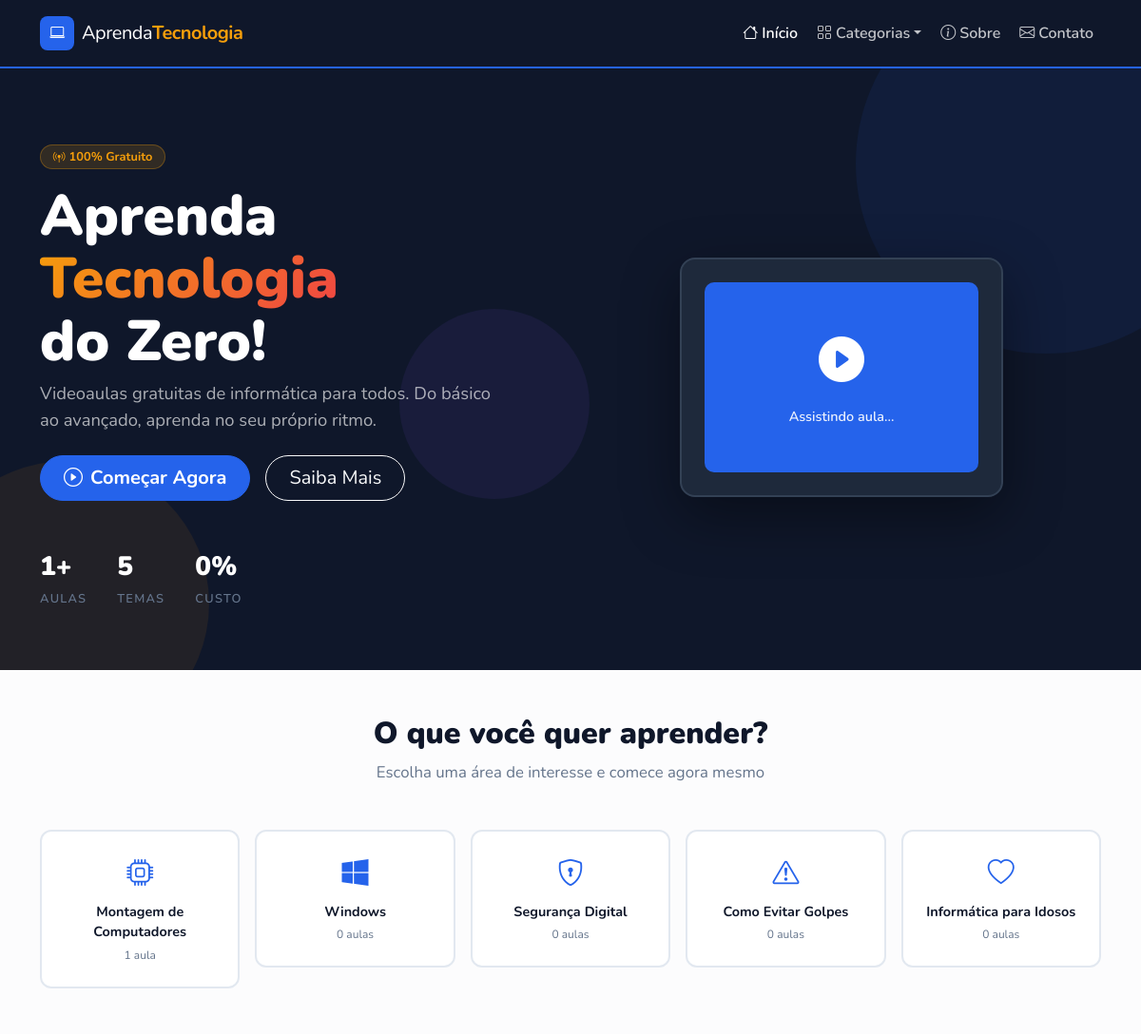
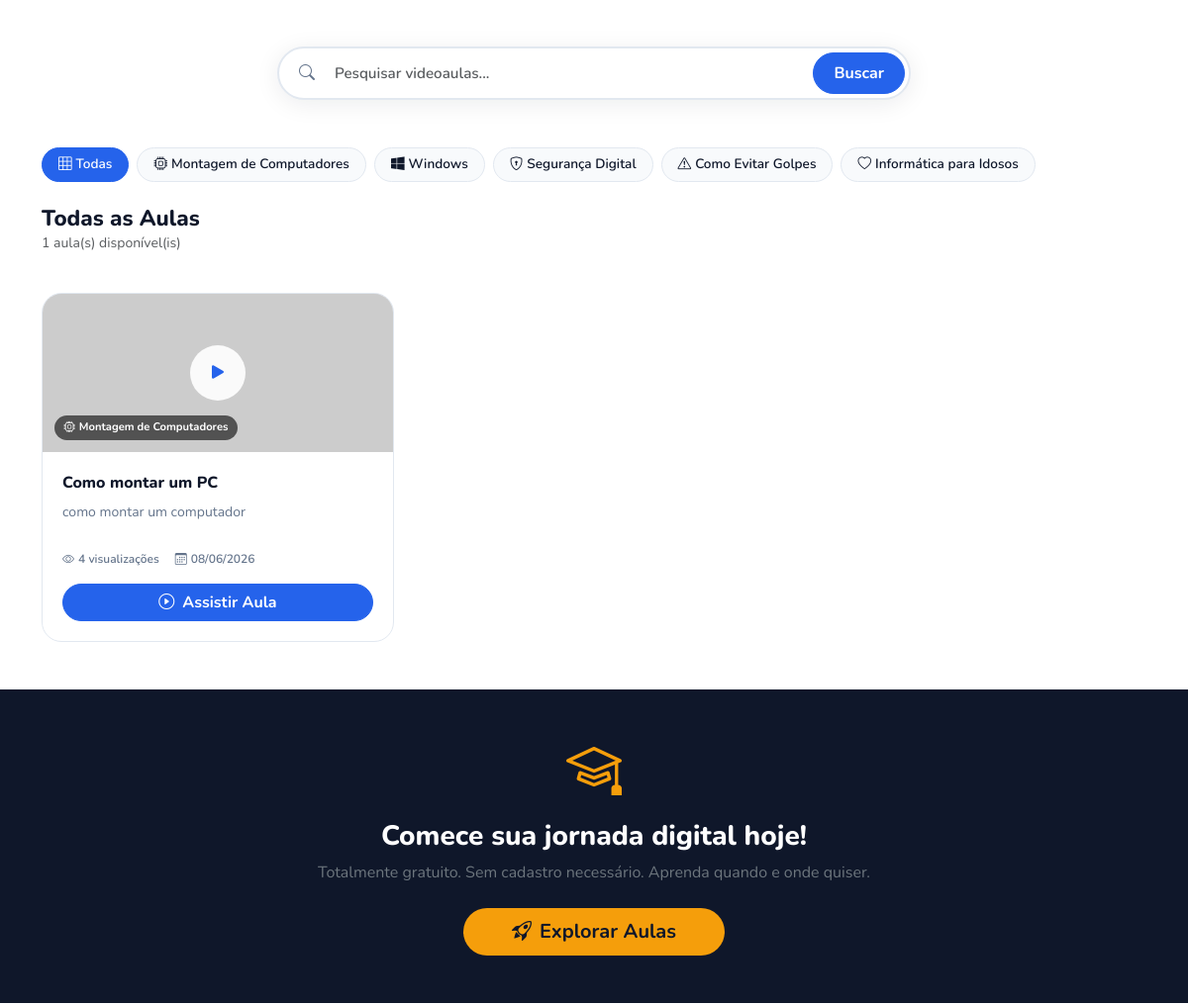
Before: / (upper part) with the older database file (2 pictures, top to bottom).
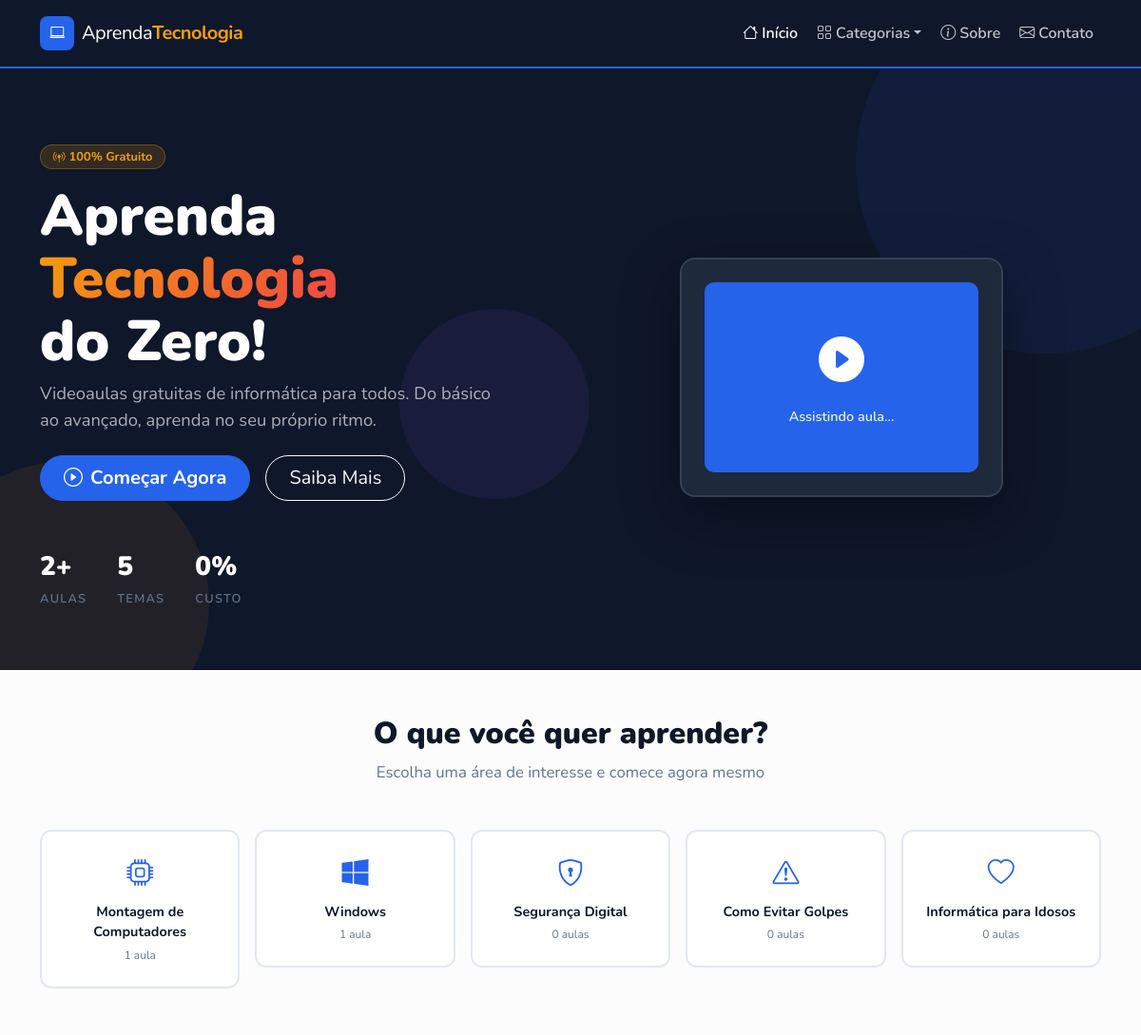
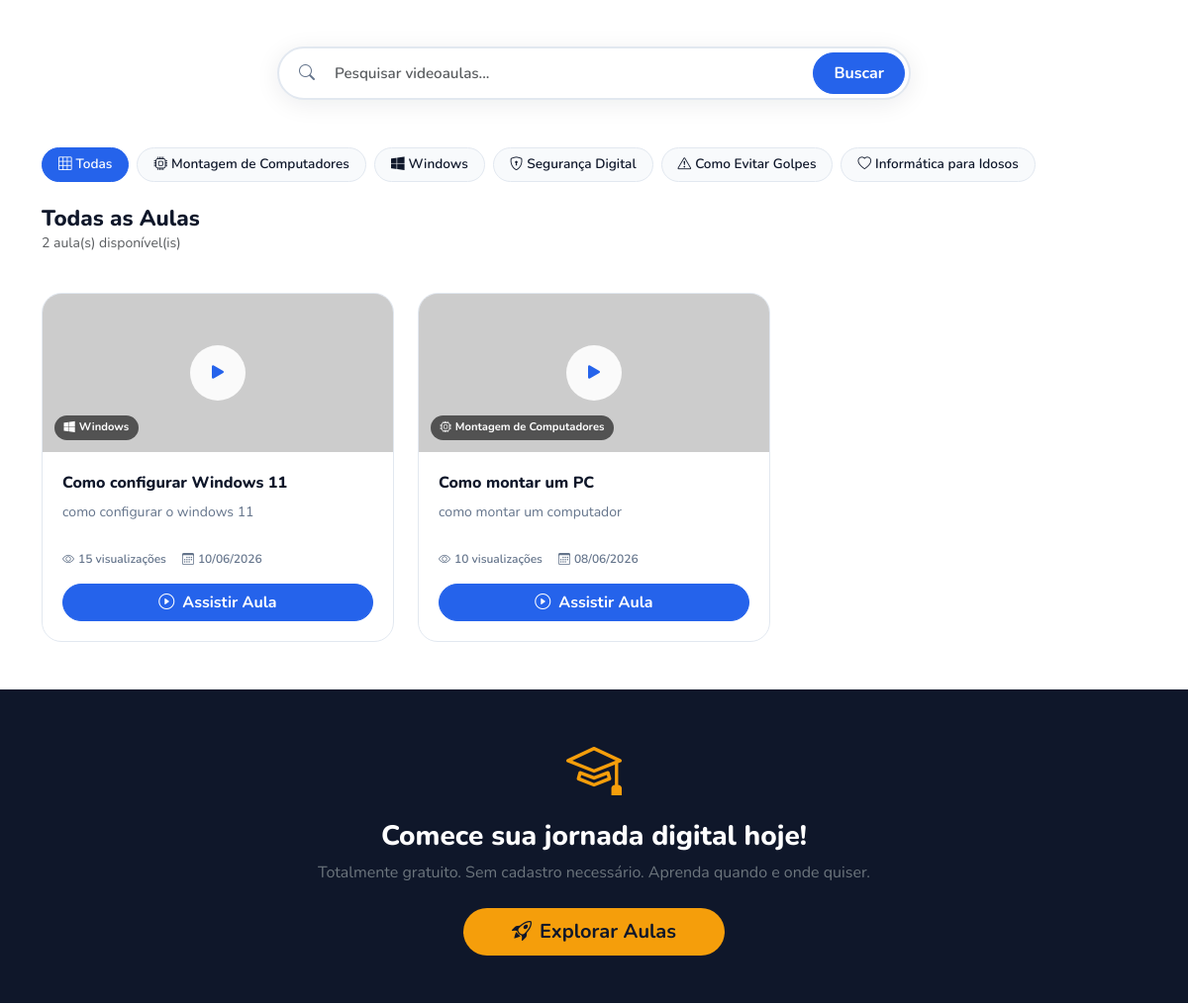
After: the same page with the newer database file (2 pictures, top to bottom).
### models.py (models this page shows, shortened)
class Categoria(db.Model):
    __tablename__ = 'categorias'
    id = db.Column(db.Integer, primary_key=True)
    nome = db.Column(db.String(100), unique=True, nullable=False)
    descricao = db.Column(db.Text)
    icone = db.Column(db.String(50), default='bi-play-circle')
    aulas = db.relationship('VideoAula', backref='categoria', lazy=True)
    @property
    def total_aulas(self):
        return len(self.aulas)

class VideoAula(db.Model):
    __tablename__ = 'video_aulas'
    id = db.Column(db.Integer, primary_key=True)
    titulo = db.Column(db.String(200), nullable=False)
    descricao = db.Column(db.Text, nullable=False)
    youtube_url = db.Column(db.String(500), nullable=False)   # URL original salva
    categoria_id = db.Column(db.Integer, db.ForeignKey('categorias.id'), nullable=False)
    visualizacoes = db.Column(db.Integer, default=0)
    criado_em = db.Column(db.DateTime, default=datetime.utcnow)
    atualizado_em = db.Column(db.DateTime, default=datetime.utcnow, onupdate=datetime.utcnow)
    @property
    def youtube_id(self):
        patterns = [
            r'(?:v=)([a-zA-Z0-9_-]{11})',          # ?v=ID
            r'(?:youtu\.be/)([a-zA-Z0-9_-]{11})',   # youtu.be/ID
            r'(?:embed/)([a-zA-Z0-9_-]{11})',        # embed/ID
            r'(?:shorts/)([a-zA-Z0-9_-]{11})',       # shorts/ID
        ]
        for pattern in patterns:
            match = re.search(pattern, self.youtube_url)
            if match:
                return match.group(1)
        return None
    @property
    def thumbnail_url(self):
        vid_id = self.youtube_id
        if vid_id:
            return f'https://img.youtube.com/vi/{vid_id}/hqdefault.jpg'
        return None

### app.py (the view)
@app.route('/')
def index():
    search = request.args.get('q', '').strip()
    categoria_id = request.args.get('categoria', type=int)
    query = VideoAula.query
    if search:
        query = query.filter(VideoAula.titulo.ilike(f'%{search}%'))
    if categoria_id:
        query = query.filter_by(categoria_id=categoria_id)
    aulas = query.order_by(VideoAula.criado_em.desc()).all()
    categorias = Categoria.query.all()
    categoria_selecionada = Categoria.query.get(categoria_id) if categoria_id else None
    return render_template('index.html', aulas=aulas, categorias=categorias,
                           search=search, categoria_selecionada=categoria_selecionada)

### app.py (called while the page is built)
@app.context_processor
def inject_nav_categories():
    return dict(categorias_nav=Categoria.query.all())

### templates/index.html (shortened to what the changed rows need)
{% extends 'base.html' %}
{% block content %}
{% if not search and not categoria_selecionada %}
<section class="hero-section">
  <div class="hero-bg-shapes">
    <div class="shape shape-1"></div>
    <div class="shape shape-2"></div>
    <div class="shape shape-3"></div>
  </div>
  <div class="container position-relative">
    <div class="row align-items-center min-vh-hero">
      <div class="col-lg-6">
        <span class="badge badge-pill-accent mb-3"><i class="bi bi-broadcast-pin me-1"></i>100% Gratuito</span>
        <h1 class="hero-title">Aprenda<br><span class="text-gradient">Tecnologia</span><br>do Zero!</h1>
        <p class="hero-subtitle">Videoaulas gratuitas de informática para todos. Do básico ao avançado, aprenda no seu próprio ritmo.</p>
        <div class="d-flex flex-wrap gap-3 mt-4">
          <a href="#aulas" class="btn btn-primary btn-lg px-4 rounded-pill"><i class="bi bi-play-circle me-2"></i>Começar Agora</a>
          <a href="{{ url_for('sobre') }}" class="btn btn-outline-light btn-lg px-4 rounded-pill">Saiba Mais</a>
        </div>
        <div class="hero-stats mt-5">
          <div class="stat-item"><span class="stat-num">{{ aulas|length }}+</span><span class="stat-label">Aulas</span></div>
          <div class="stat-item"><span class="stat-num">{{ categorias|length }}</span><span class="stat-label">Temas</span></div>
          <div class="stat-item"><span class="stat-num">0%</span><span class="stat-label">Custo</span></div>
        </div>
      </div>
      <div class="col-lg-6 d-none d-lg-flex justify-content-center">
        <div class="hero-illustration">
          <div class="monitor-frame">
            <div class="monitor-screen">
              <i class="bi bi-play-circle-fill"></i>
              <span>Assistindo aula...</span>
            </div>
          </div>
        </div>
      </div>
    </div>
  </div>
</section>
<section class="py-5 bg-light-subtle">
  <div class="container">
    <div class="section-header text-center mb-5">
      <h2 class="section-title">O que você quer aprender?</h2>
      <p class="section-subtitle">Escolha uma área de interesse e comece agora mesmo</p>
    </div>
    <div class="row g-3 justify-content-center">
      {% for cat in categorias %}
      <div class="col-6 col-md-4 col-lg-2-4">
        <a href="{{ url_for('categoria', id=cat.id) }}" class="category-card text-decoration-none">
          <div class="cat-icon"><i class="bi {{ cat.icone }}"></i></div>
          <div class="cat-name">{{ cat.nome }}</div>
          <div class="cat-count">{{ cat.total_aulas }} aula{% if cat.total_aulas != 1 %}s{% endif %}</div>
        </a>
      </div>
      {% endfor %}
    </div>
  </div>
</section>
{% endif %}
<section class="py-5" id="aulas">
  <div class="container">
    <div class="category-pills mb-4">
      <a href="{{ url_for('index') }}" class="cat-pill {% if not categoria_selecionada and not search %}active{% endif %}">
        <i class="bi bi-grid-3x3 me-1"></i>Todas
      </a>
      {% for cat in categorias %}
      <a href="{{ url_for('index', categoria=cat.id) }}" class="cat-pill {% if categoria_selecionada and categoria_selecionada.id == cat.id %}active{% endif %}">
        <i class="bi {{ cat.icone }} me-1"></i>{{ cat.nome }}
      </a>
      {% endfor %}
    </div>
    <div class="d-flex justify-content-between align-items-center mb-4">
      <div>
        {% if search %}
          <h3 class="section-title-sm">Resultados para "<em>{{ search }}</em>"</h3>
          <p class="text-muted small">{{ aulas|length }} aula(s) encontrada(s)</p>
        {% elif categoria_selecionada %}
          <h3 class="section-title-sm"><i class="bi {{ categoria_selecionada.icone }} me-2 text-accent"></i>{{ categoria_selecionada.nome }}</h3>
          <p class="text-muted small">{{ aulas|length }} aula(s) disponível(is)</p>
        {% else %}
          <h3 class="section-title-sm">Todas as Aulas</h3>
          <p class="text-muted small">{{ aulas|length }} aula(s) disponível(is)</p>
        {% endif %}
      </div>
    </div>
    {% if aulas %}
    <div class="row g-4">
      {% for aula in aulas %}
      <div class="col-sm-6 col-lg-4">
        <div class="aula-card">
          <div class="aula-thumb" {% if aula.thumbnail_url %}style="background-image:url('{{ aula.thumbnail_url }}'); background-size:cover; background-position:center;"{% endif %}>
            <div class="thumb-overlay">
              <div class="play-btn"><i class="bi bi-play-fill"></i></div>
            </div>
            <div class="thumb-category"><i class="bi {{ aula.categoria.icone }} me-1"></i>{{ aula.categoria.nome }}</div>
          </div>
          <div class="aula-body">
            <h5 class="aula-title">{{ aula.titulo }}</h5>
            <p class="aula-desc">{{ aula.descricao[:110] }}{% if aula.descricao|length > 110 %}...{% endif %}</p>
            <div class="aula-meta">
              <span class="meta-item"><i class="bi bi-eye me-1"></i>{{ aula.visualizacoes }} visualizações</span>
              <span class="meta-item"><i class="bi bi-calendar3 me-1"></i>{{ aula.criado_em.strftime('%d/%m/%Y') }}</span>
            </div>
            <a href="{{ url_for('aula', id=aula.id) }}" class="btn btn-primary w-100 mt-3 rounded-pill">
              <i class="bi bi-play-circle me-2"></i>Assistir Aula
            </a>
          </div>
        </div>
      </div>
      {% endfor %}
    </div>
    {% endif %}
  </div>
</section>
{% endblock %}

Changed rows visible on the page:
shown differently, row unchanged: Categoria "Windows": total_aulas "0" → "1"; no longer shows "s"
added VideoAula: categoria.nome "Windows", titulo "Como configurar Windows 11", descricao "como configurar o windows 11", visualizacoes "15", criado_em "10/06/2026"
changed VideoAula "Como montar um PC": visualizacoes "4" → "10"
Other visible differences:
{{ aulas|length }}: "1" → "2"
